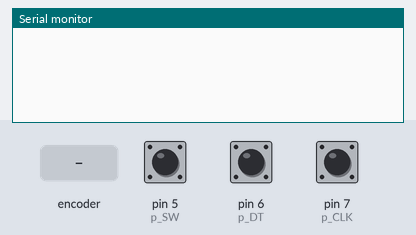
Bench run of a sketch on a simulated Arduino Uno, built with avr-gcc and run on an emulated ATmega328P. Parts: the last lines printed to the serial monitor. The inputs (shaded band) are chosen by the test bench; at power-on: pin 5 (p_SW) LOW, pin 6 (p_DT) HIGH, pin 7 (p_CLK) HIGH.

Above: at 1.2 s.
1.3 s: rotary encoder on pin 7 (p_CLK) / pin 6 (p_DT) turned 1 step (first pin leading)
At 2.6 s:
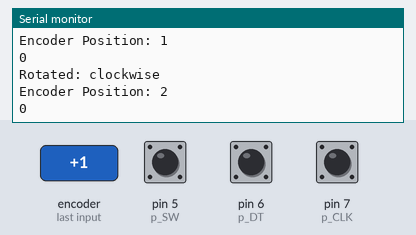
3.0 s: rotary encoder on pin 7 (p_CLK) / pin 6 (p_DT) turned 2 steps (second pin leading)
At 3.23 s:
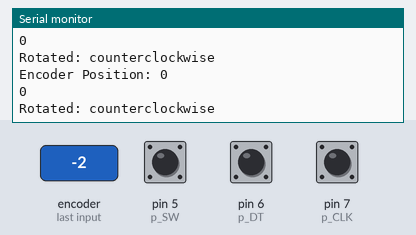
Timing chart, 0 to 6.0 s (numbered marks = the images above; inputs shaded):
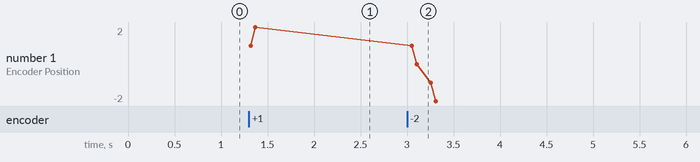

Measured:
- after the input at 1.3 s, the serial monitor: prints a new line at once (image 1)
- after the input at 3.0 s, the serial monitor: prints a new line at once (image 2)
- plotted number 1: 2 → -2 after the input at 3.0 s

The sketch:

prova_encoder.ino
```cpp
 int p_CLK = 7;  // Connected to CLK on KY-040
 int p_DT = 6;  // Connected to DT on KY-040
 int p_SW = 5;
 int Enc_count = 0;
 int CLK_Last;
 int CLK_Val;
 boolean bCW;

 void setup() {
   pinMode (p_CLK,INPUT);
   pinMode (p_DT,INPUT);
   pinMode (p_SW,INPUT);
   /* Read Pin A
   Whatever state it's in will reflect the last position
   */
   CLK_Last = digitalRead(p_CLK);
   Serial.begin (9600);
 }

 void loop() {
   CLK_Val = digitalRead(p_CLK);
   if (CLK_Val != CLK_Last){ // Means the knob is rotating
     // if the knob is rotating, we need to determine direction
     // We do that by reading pin B.
     if (digitalRead(p_DT) != CLK_Val) {  // Means pin A Changed first - We're Rotating Clockwise
       Enc_count ++;
       bCW = true;
     } else {// Otherwise B changed first and we're moving CCW
       bCW = false;
       Enc_count --;
     }
     Serial.print ("Rotated: ");
     if (bCW){
       Serial.println ("clockwise");
     }else{
       Serial.println("counterclockwise");
     }
     Serial.print("Encoder Position: ");
     Serial.println(Enc_count);
     Serial.println(digitalRead(p_SW));

   }
   CLK_Last = CLK_Val;
 }
```
